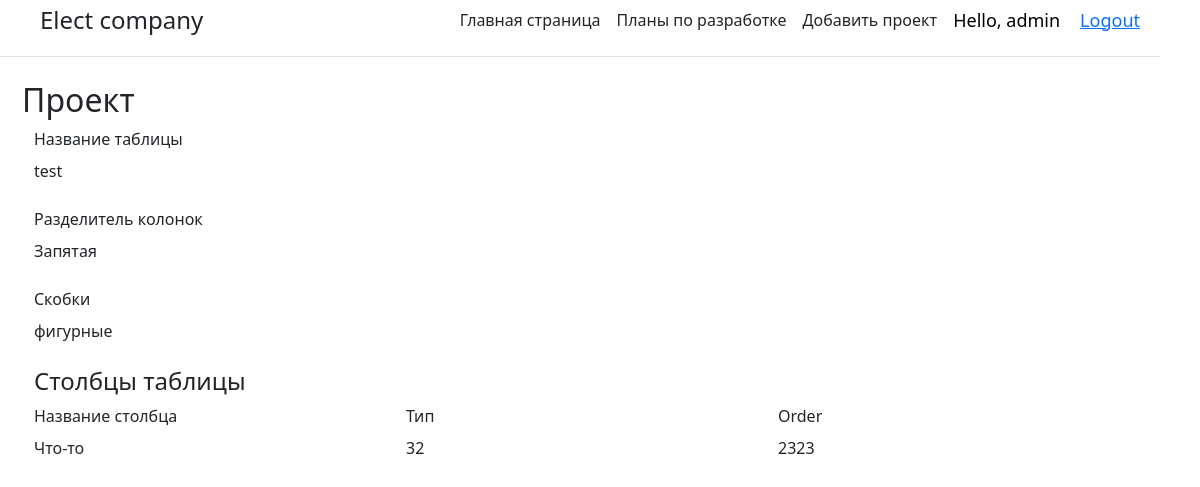
The app's page /project/21/ (signed in) with its own data.
### main/models.py (models this page shows, shortened)
class Task(models.Model):
    name_task = models.CharField('Название', max_length=50)
    title = models.CharField('Название', max_length= 50)
    title2 = models.CharField('Название', max_length=50)
    task = models.CharField('Описание', max_length=50)
    created_time = models.DateTimeField(auto_now_add=True)
    column_sep = models.CharField('Разделитель', max_length= 50)
    int_min = models.IntegerField(default=0)
    int_max = models.IntegerField(default=0)
    order = models.IntegerField(default=0)
    str_char = models.CharField('Скобки', max_length=50)
    class Meta:
        verbose_name = 'Задача'
        verbose_name_plural = 'Задачи'

### main/views.py (the view)
# urls.py: path('project/<str:pk>/', views.project, name="project"),
@login_required(login_url='login')
def project(request, pk):
    projectObj = Task.objects.get(id=pk)
    return render(request,'main/single-project.html',{'title':projectObj.name_task,'project':projectObj})

### main/templates/main/single-project.html (shortened to what this page needs)
{% extends 'main/base.html'%}
{% block content %}
    <h2> Проект</h2>
        <form method="post">
        <div class="container">
            <label class="form-label"> Название таблицы</label>
            <div class="col-4">{{ project.name_task }}</div><br>
            <label class="form-label"> Разделитель колонок</label>
            <div class="col-4">{{ project.column_sep }}</div><br>
            <label class="form-label"> Скобки</label>
            <div class="col-4">{{ project.str_char }}</div>
            <br>
            <h4> Столбцы таблицы</h4>
            <div class="row">
                <div class="col-4">
                    <label class="form-label"> Название столбца</label><br>
                    {{ project.title }}
                </div>
                <div class="col-4">
                    <label class="form-label"> Тип</label><br>
                    {{ project.title2 }}
                </div>
                <div class="col-4">
                    <label class="form-label"> Order</label><br>
                    {{ project.task }}
                </div>
            </div>
        </div>
        <br>
    </form>
{%endblock%}

### main/templates/main/base.html (shortened to what this page needs)
<!doctype html>
<html lang="en">
<head>
    <link rel ="stylesheet" href="https://cdn.jsdelivr.net/npm/bootstrap@5.1.0/dist/css/bootstrap.min.css">
</head>
<body style="margin-right: 40px">
    <div class="d-flex flex-column flex-md-row align-items-center pb-3 mb-4 border-bottom">
      <a href="/" class="d-flex align-items-center text-dark text-decoration-none">
               <span style="margin-left: 40px"  class="fs-4">Elect company</span>
      </a>
      <nav class="d-inline-flex mt-2 mt-md-0 ms-md-auto">
        <a class="me-3 py-2 text-dark text-decoration-none" href="{% url 'home' %}">Главная страница</a>
        <a class="me-3 py-2 text-dark text-decoration-none" href="{% url 'about' %}">Планы по разработке</a>
          <a class="me-3 py-2 text-dark text-decoration-none" href="{% url 'create' %}">Добавить проект</a>
      </nav>
        <span class="hello-msg">Hello, {{request.user}}</span>
        <span class="hello-msg" ><a href="{%url 'logout' %}">Logout</a></span>
    </div>
    <div class = "container">
        {% block content %}{%endblock%}
    </div>
</body>
</html>

### main/templates/main/base.html (style rules this page uses)
.hello-msg { font-size:18px; color:#000000; margin-right: 20px }

### records on screen
Task: name_task "test", column_sep "Запятая", str_char "фигурные", title "Что-то", title2 "32", task "2323"

### other values on screen
{{ request.user }} "admin"
